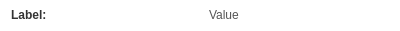
<?xml version="1.0" encoding="UTF-8"?>
<ui version="4.0">
 <class>InfoItemTemplate</class>
 <widget class="QWidget" name="InfoItemTemplate">
  <property name="geometry">
   <rect>
    <x>0</x>
    <y>0</y>
    <width>400</width>
    <height>30</height>
   </rect>
  </property>
  <property name="windowTitle">
   <string>Info Item</string>
  </property>
  <property name="styleSheet">
   <string notr="true">QWidget { 
    background-color: transparent; 
    padding: 2px; 
    margin: 1px; 
}</string>
  </property>
  <layout class="QHBoxLayout" name="horizontalLayout">
   <property name="leftMargin">
    <number>5</number>
   </property>
   <property name="topMargin">
    <number>2</number>
   </property>
   <property name="rightMargin">
    <number>5</number>
   </property>
   <property name="bottomMargin">
    <number>2</number>
   </property>
   <item>
    <widget class="QLabel" name="labelField">
     <property name="minimumSize">
      <size>
       <width>120</width>
       <height>0</height>
      </size>
     </property>
     <property name="text">
      <string>Label:</string>
     </property>
     <property name="alignment">
      <set>Qt::AlignLeading|Qt::AlignLeft|Qt::AlignTop</set>
     </property>
     <property name="styleSheet">
      <string notr="true">font-weight: bold; color: #333;</string>
     </property>
    </widget>
   </item>
   <item>
    <widget class="QLabel" name="valueField">
     <property name="text">
      <string>Value</string>
     </property>
     <property name="alignment">
      <set>Qt::AlignLeading|Qt::AlignLeft|Qt::AlignTop</set>
     </property>
     <property name="wordWrap">
      <bool>true</bool>
     </property>
     <property name="styleSheet">
      <string notr="true">color: #555;</string>
     </property>
    </widget>
   </item>
  </layout>
 </widget>
 <resources/>
 <connections/>
</ui>
